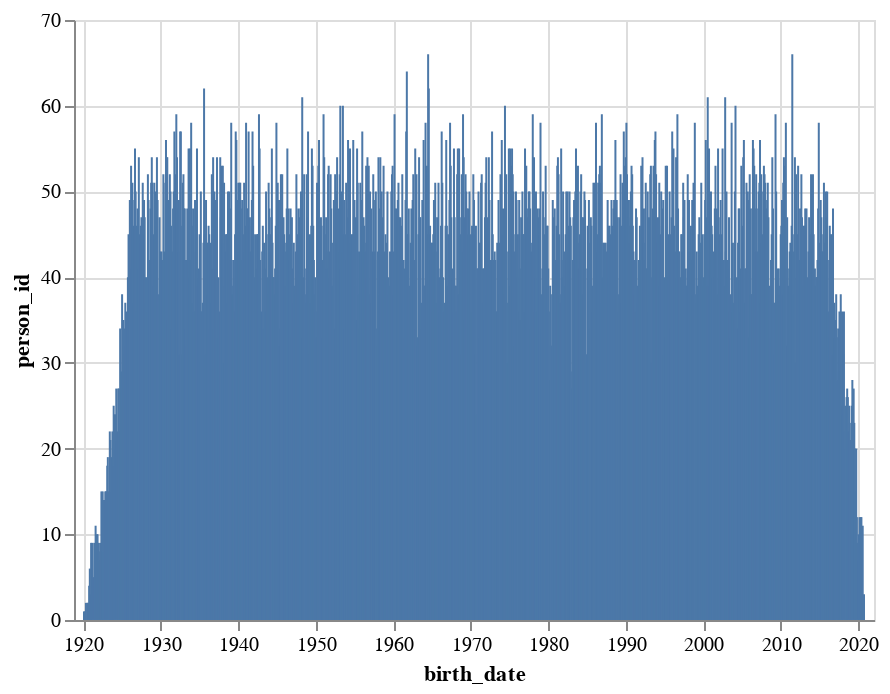

This figure's notebook cell:
### Code cell
alt.Chart(birth_dates_summary).mark_bar(size=1).encode(
    alt.X('birth_date:T', scale=alt.Scale(padding=5)),
    y='person_id:Q'
)

### Figure 1 — Vega-Lite specification as saved in the notebook (floating-point values rounded to 4 significant figures; data arrays with more than 128 entries replaced by an {"elided": "..."} marker saying what was removed)
{"config": {"view": {"continuousWidth": 400, "continuousHeight": 300}}, "data": {"name": "data-6628d22707794c91d316f6c9d57ed735"}, "mark": {"type": "bar", "size": 1}, "encoding": {"x": {"type": "temporal", "field": "birth_date", "scale": {"padding": 5}}, "y": {"type": "quantitative", "field": "person_id"}}, "$schema": "https://vega.github.io/schema/vega-lite/v4.8.1.json", "datasets": {"data-6628d22707794c91d316f6c9d57ed735": {"elided": "1207 records"}}}
